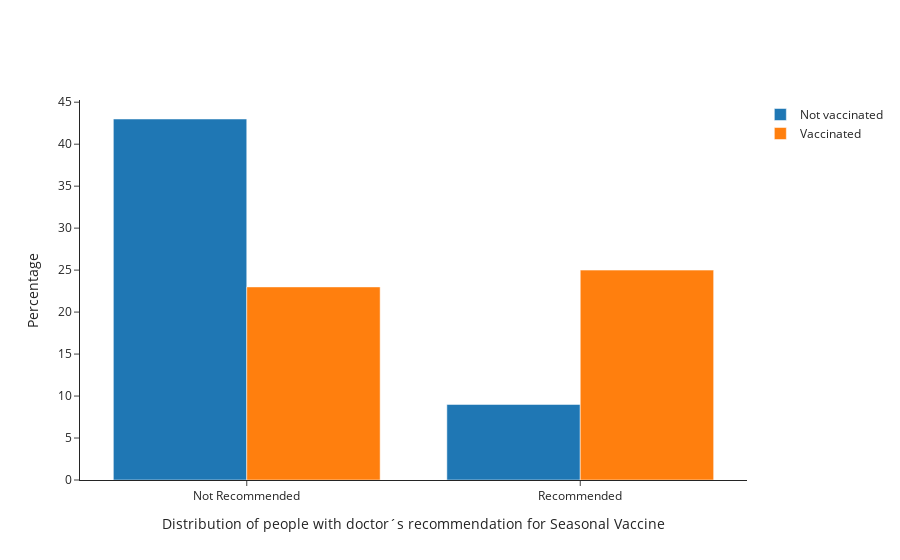

The code cell stored with this chart in its notebook:
### Code cell
# Creating plots for the distribution of people with recommendation that shows both vaccinated and not vaccinated


def get_figure_targets_doc_Seas_recc():
    fig = go.Figure(data=[
    go.Bar(name='Not vaccinated', x=data4.query('seasonal_vaccine == 0')['doctor_recc_seasonal'], y=data4.query('seasonal_vaccine == 0')['Percentage']),
    go.Bar(name='Vaccinated', x=data4.query('seasonal_vaccine == 1')['doctor_recc_seasonal'], y=data4.query('seasonal_vaccine == 1')['Percentage'],)
],
    layout=go.Layout(template="simple_white"))

    # Change the bar mode
    fig.update_layout(barmode='group')
    fig.update_xaxes(title='Distribution of people with doctor´s recommendation for Seasonal Vaccine',
        ticktext=['Recommended', 'Not Recommended'],
        tickmode='array', tickvals = [1, 0])
    fig.update_yaxes(title='Percentage')
            
    return fig

fig_targets_Seas_doc_recc = get_figure_targets_doc_Seas_recc()


fig_targets_Seas_doc_recc.write_image("images/fig_targets_Seas_doc_recc.png")
fig_targets_Seas_doc_recc

### Figure 1 — Plotly figure (JSON) as saved in the notebook; plotly's stock layout.template omitted (floating-point values rounded to 4 significant figures)
{"data": [{"name": "Not vaccinated", "type": "bar", "x": [0, 1], "y": [43, 9]}, {"name": "Vaccinated", "type": "bar", "x": [0, 1], "y": [23, 25]}], "layout": {"barmode": "group", "xaxis": {"tickmode": "array", "ticktext": ["Recommended", "Not Recommended"], "tickvals": [1, 0], "title": {"text": "Distribution of people with doctor´s recommendation for Seasonal Vaccine"}}, "yaxis": {"title": {"text": "Percentage"}}}}
